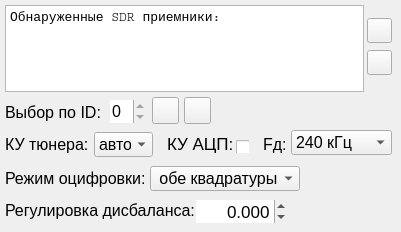
    <widget class="QWidget" name="SDRTab">
     <attribute name="title">
      <string>SDR</string>
     </attribute>
     <widget class="QLabel" name="CurrentDevNumLabel">
      <property name="geometry">
       <rect>
        <x>5</x>
        <y>102</y>
        <width>101</width>
        <height>20</height>
       </rect>
      </property>
      <property name="font">
       <font>
        <pointsize>12</pointsize>
       </font>
      </property>
      <property name="text">
       <string>Выбор по ID:</string>
      </property>
     </widget>
     <widget class="QSpinBox" name="CurrentDevSpinBox">
      <property name="geometry">
       <rect>
        <x>110</x>
        <y>100</y>
        <width>35</width>
        <height>23</height>
       </rect>
      </property>
      <property name="font">
       <font>
        <pointsize>12</pointsize>
       </font>
      </property>
      <property name="wrapping">
       <bool>false</bool>
      </property>
      <property name="frame">
       <bool>false</bool>
      </property>
      <property name="maximum">
       <number>0</number>
      </property>
     </widget>
     <widget class="QPushButton" name="ConnectButton">
      <property name="geometry">
       <rect>
        <x>152</x>
        <y>97</y>
        <width>27</width>
        <height>27</height>
       </rect>
      </property>
      <property name="text">
       <string/>
      </property>
      <property name="icon">
       <iconset resource="images.qrc">
        <normaloff>:/buttons/CONNECT.png</normaloff>:/buttons/CONNECT.png</iconset>
      </property>
      <property name="iconSize">
       <size>
        <width>23</width>
        <height>23</height>
       </size>
      </property>
     </widget>
     <widget class="QTextBrowser" name="FindedSdrTE">
      <property name="geometry">
       <rect>
        <x>5</x>
        <y>5</y>
        <width>359</width>
        <height>87</height>
       </rect>
      </property>
      <property name="font">
       <font>
        <family>Courier</family>
        <pointsize>10</pointsize>
       </font>
      </property>
      <property name="html">
       <string>&lt;!DOCTYPE HTML PUBLIC &quot;-//W3C//DTD HTML 4.0//EN&quot; &quot;http://www.w3.org/TR/REC-html40/strict.dtd&quot;&gt;
&lt;html&gt;&lt;head&gt;&lt;meta name=&quot;qrichtext&quot; content=&quot;1&quot; /&gt;&lt;style type=&quot;text/css&quot;&gt;
p, li { white-space: pre-wrap; }
&lt;/style&gt;&lt;/head&gt;&lt;body style=&quot; font-family:'Courier'; font-size:10pt; font-weight:400; font-style:normal;&quot;&gt;
&lt;p style=&quot; margin-top:0px; margin-bottom:0px; margin-left:0px; margin-right:0px; -qt-block-indent:0; text-indent:0px;&quot;&gt;&lt;span style=&quot; font-family:'MS Shell Dlg 2';&quot;&gt;Обнаруженные SDR приемники:&lt;/span&gt;&lt;/p&gt;
&lt;p style=&quot;-qt-paragraph-type:empty; margin-top:0px; margin-bottom:0px; margin-left:0px; margin-right:0px; -qt-block-indent:0; text-indent:0px; font-family:'MS Shell Dlg 2';&quot;&gt;&lt;br /&gt;&lt;/p&gt;&lt;/body&gt;&lt;/html&gt;</string>
      </property>
     </widget>
     <widget class="QPushButton" name="ReloadButton">
      <property name="geometry">
       <rect>
        <x>367</x>
        <y>18</y>
        <width>25</width>
        <height>25</height>
       </rect>
      </property>
      <property name="text">
       <string/>
      </property>
      <property name="icon">
       <iconset resource="images.qrc">
        <normaloff>:/buttons/REFRESH.png</normaloff>:/buttons/REFRESH.png</iconset>
      </property>
      <property name="iconSize">
       <size>
        <width>19</width>
        <height>19</height>
       </size>
      </property>
     </widget>
     <widget class="QPushButton" name="DisconnectButton">
      <property name="geometry">
       <rect>
        <x>184</x>
        <y>97</y>
        <width>27</width>
        <height>27</height>
       </rect>
      </property>
      <property name="text">
       <string/>
      </property>
      <property name="icon">
       <iconset resource="images.qrc">
        <normaloff>:/buttons/DISCONNECT.png</normaloff>:/buttons/DISCONNECT.png</iconset>
      </property>
      <property name="iconSize">
       <size>
        <width>23</width>
        <height>23</height>
       </size>
      </property>
     </widget>
     <widget class="QLabel" name="GainLabel">
      <property name="geometry">
       <rect>
        <x>5</x>
        <y>134</y>
        <width>89</width>
        <height>20</height>
       </rect>
      </property>
      <property name="font">
       <font>
        <pointsize>12</pointsize>
       </font>
      </property>
      <property name="text">
       <string>КУ тюнера:</string>
      </property>
     </widget>
     <widget class="QComboBox" name="GainValBox">
      <property name="geometry">
       <rect>
        <x>94</x>
        <y>132</y>
        <width>59</width>
        <height>25</height>
       </rect>
      </property>
      <property name="font">
       <font>
        <pointsize>12</pointsize>
       </font>
      </property>
      <property name="currentIndex">
       <number>0</number>
      </property>
      <property name="maxCount">
       <number>29</number>
      </property>
      <item>
       <property name="text">
        <string>авто</string>
       </property>
      </item>
      <item>
       <property name="text">
        <string>0</string>
       </property>
      </item>
      <item>
       <property name="text">
        <string>0.9</string>
       </property>
      </item>
      <item>
       <property name="text">
        <string>1.4</string>
       </property>
      </item>
      <item>
       <property name="text">
        <string>2.7</string>
       </property>
      </item>
      <item>
       <property name="text">
        <string>3.7</string>
       </property>
      </item>
      <item>
       <property name="text">
        <string>7.7</string>
       </property>
      </item>
      <item>
       <property name="text">
        <string>8.7</string>
       </property>
      </item>
      <item>
       <property name="text">
        <string>12.5</string>
       </property>
      </item>
      <item>
       <property name="text">
        <string>14.4</string>
       </property>
      </item>
      <item>
       <property name="text">
        <string>15.7</string>
       </property>
      </item>
      <item>
       <property name="text">
        <string>16.6</string>
       </property>
      </item>
      <item>
       <property name="text">
        <string>19.7</string>
       </property>
      </item>
      <item>
       <property name="text">
        <string>20.7</string>
       </property>
      </item>
      <item>
       <property name="text">
        <string>22.9</string>
       </property>
      </item>
      <item>
       <property name="text">
        <string>25.4</string>
       </property>
      </item>
      <item>
       <property name="text">
        <string>28</string>
       </property>
      </item>
      <item>
       <property name="text">
        <string>29.7</string>
       </property>
      </item>
      <item>
       <property name="text">
        <string>32.8</string>
       </property>
      </item>
      <item>
       <property name="text">
        <string>33.8</string>
       </property>
      </item>
      <item>
       <property name="text">
        <string>36.4</string>
       </property>
      </item>
      <item>
       <property name="text">
        <string>37.2</string>
       </property>
      </item>
      <item>
       <property name="text">
        <string>38.6</string>
       </property>
      </item>
      <item>
       <property name="text">
        <string>40.2</string>
       </property>
      </item>
      <item>
       <property name="text">
        <string>42.1</string>
       </property>
      </item>
      <item>
       <property name="text">
        <string>43.4</string>
       </property>
      </item>
      <item>
       <property name="text">
        <string>43.9</string>
       </property>
      </item>
      <item>
       <property name="text">
        <string>44.5</string>
       </property>
      </item>
      <item>
       <property name="text">
        <string>48.0</string>
       </property>
      </item>
     </widget>
     <widget class="QLabel" name="FftInversionLabel_2">
      <property name="geometry">
       <rect>
        <x>167</x>
        <y>134</y>
        <width>67</width>
        <height>20</height>
       </rect>
      </property>
      <property name="font">
       <font>
        <pointsize>13</pointsize>
       </font>
      </property>
      <property name="text">
       <string>КУ АЦП:</string>
      </property>
     </widget>
     <widget class="QCheckBox" name="RtlAgcCB">
      <property name="geometry">
       <rect>
        <x>236</x>
        <y>140</y>
        <width>13</width>
        <height>13</height>
       </rect>
      </property>
      <property name="text">
       <string/>
      </property>
      <property name="iconSize">
       <size>
        <width>25</width>
        <height>29</height>
       </size>
      </property>
      <property name="tristate">
       <bool>false</bool>
      </property>
     </widget>
     <widget class="QLabel" name="DCOffsetLabel">
      <property name="geometry">
       <rect>
        <x>5</x>
        <y>200</y>
        <width>189</width>
        <height>20</height>
       </rect>
      </property>
      <property name="font">
       <font>
        <pointsize>12</pointsize>
       </font>
      </property>
      <property name="text">
       <string>Регулировка дисбаланса:</string>
      </property>
     </widget>
     <widget class="QDoubleSpinBox" name="DCOffsetGain">
      <property name="geometry">
       <rect>
        <x>196</x>
        <y>200</y>
        <width>90</width>
        <height>23</height>
       </rect>
      </property>
      <property name="sizePolicy">
       <sizepolicy hsizetype="Fixed" vsizetype="Fixed">
        <horstretch>0</horstretch>
        <verstretch>0</verstretch>
       </sizepolicy>
      </property>
      <property name="font">
       <font>
        <pointsize>13</pointsize>
       </font>
      </property>
      <property name="frame">
       <bool>false</bool>
      </property>
      <property name="alignment">
       <set>Qt::AlignRight|Qt::AlignTrailing|Qt::AlignVCenter</set>
      </property>
      <property name="decimals">
       <number>3</number>
      </property>
      <property name="minimum">
       <double>-256.000000000000000</double>
      </property>
      <property name="maximum">
       <double>256.000000000000000</double>
      </property>
      <property name="singleStep">
       <double>0.001000000000000</double>
      </property>
     </widget>
     <widget class="QLabel" name="SampleRateLabel">
      <property name="geometry">
       <rect>
        <x>263</x>
        <y>134</y>
        <width>23</width>
        <height>20</height>
       </rect>
      </property>
      <property name="font">
       <font>
        <pointsize>12</pointsize>
       </font>
      </property>
      <property name="text">
       <string>Fд:</string>
      </property>
     </widget>
     <widget class="QComboBox" name="SdrSampleRateCB">
      <property name="geometry">
       <rect>
        <x>291</x>
        <y>130</y>
        <width>101</width>
        <height>25</height>
       </rect>
      </property>
      <property name="font">
       <font>
        <pointsize>12</pointsize>
       </font>
      </property>
      <item>
       <property name="text">
        <string>240 кГц</string>
       </property>
      </item>
      <item>
       <property name="text">
        <string>2,496 МГц</string>
       </property>
      </item>
     </widget>
     <widget class="QLabel" name="DirectSamplingLabel">
      <property name="geometry">
       <rect>
        <x>5</x>
        <y>168</y>
        <width>141</width>
        <height>20</height>
       </rect>
      </property>
      <property name="font">
       <font>
        <pointsize>12</pointsize>
       </font>
      </property>
      <property name="text">
       <string>Режим оцифровки:</string>
      </property>
     </widget>
     <widget class="QComboBox" name="DirectSamplingCB">
      <property name="geometry">
       <rect>
        <x>150</x>
        <y>166</y>
        <width>150</width>
        <height>25</height>
       </rect>
      </property>
      <property name="minimumSize">
       <size>
        <width>150</width>
        <height>0</height>
       </size>
      </property>
      <property name="font">
       <font>
        <pointsize>12</pointsize>
       </font>
      </property>
      <property name="currentIndex">
       <number>0</number>
      </property>
      <property name="maxCount">
       <number>29</number>
      </property>
      <item>
       <property name="text">
        <string> обе квадратуры</string>
       </property>
      </item>
      <item>
       <property name="text">
        <string> I часть</string>
       </property>
      </item>
      <item>
       <property name="text">
        <string> Q часть</string>
       </property>
      </item>
     </widget>
     <widget class="QPushButton" name="ClearButton">
      <property name="geometry">
       <rect>
        <x>367</x>
        <y>50</y>
        <width>25</width>
        <height>25</height>
       </rect>
      </property>
      <property name="text">
       <string/>
      </property>
      <property name="icon">
       <iconset resource="images.qrc">
        <normaloff>:/buttons/CLEAR.png</normaloff>:/buttons/CLEAR.png</iconset>
      </property>
      <property name="iconSize">
       <size>
        <width>19</width>
        <height>19</height>
       </size>
      </property>
     </widget>
    </widget>
